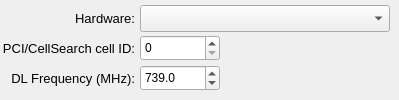
    <widget class="QWidget" name="page_17">
     <widget class="QLabel" name="label2_rf_cellular_tower_hardware">
      <property name="geometry">
       <rect>
        <x>0</x>
        <y>10</y>
        <width>135</width>
        <height>16</height>
       </rect>
      </property>
      <property name="font">
       <font>
        <pointsize>10</pointsize>
       </font>
      </property>
      <property name="text">
       <string>Hardware:</string>
      </property>
      <property name="alignment">
       <set>Qt::AlignRight|Qt::AlignTrailing|Qt::AlignVCenter</set>
      </property>
     </widget>
     <widget class="QLabel" name="label2_rf_cellular_tower_frequency">
      <property name="geometry">
       <rect>
        <x>0</x>
        <y>70</y>
        <width>135</width>
        <height>16</height>
       </rect>
      </property>
      <property name="font">
       <font>
        <pointsize>10</pointsize>
       </font>
      </property>
      <property name="text">
       <string>DL Frequency (MHz):</string>
      </property>
      <property name="alignment">
       <set>Qt::AlignRight|Qt::AlignTrailing|Qt::AlignVCenter</set>
      </property>
     </widget>
     <widget class="QComboBox" name="comboBox_rf_cellular_tower_hardware">
      <property name="geometry">
       <rect>
        <x>140</x>
        <y>5</y>
        <width>250</width>
        <height>27</height>
       </rect>
      </property>
     </widget>
     <widget class="QDoubleSpinBox" name="doubleSpinBox_rf_cellular_tower_frequency">
      <property name="geometry">
       <rect>
        <x>140</x>
        <y>65</y>
        <width>80</width>
        <height>26</height>
       </rect>
      </property>
      <property name="decimals">
       <number>1</number>
      </property>
      <property name="minimum">
       <double>1.000000000000000</double>
      </property>
      <property name="maximum">
       <double>10000.000000000000000</double>
      </property>
      <property name="singleStep">
       <double>1.000000000000000</double>
      </property>
      <property name="value">
       <double>739.000000000000000</double>
      </property>
     </widget>
     <widget class="QLabel" name="label2_rf_cellular_tower_pci">
      <property name="geometry">
       <rect>
        <x>0</x>
        <y>40</y>
        <width>135</width>
        <height>16</height>
       </rect>
      </property>
      <property name="font">
       <font>
        <pointsize>10</pointsize>
       </font>
      </property>
      <property name="text">
       <string>PCI/CellSearch cell ID:</string>
      </property>
      <property name="alignment">
       <set>Qt::AlignRight|Qt::AlignTrailing|Qt::AlignVCenter</set>
      </property>
     </widget>
     <widget class="QSpinBox" name="spinBox_rf_cellular_tower_pci">
      <property name="geometry">
       <rect>
        <x>140</x>
        <y>35</y>
        <width>80</width>
        <height>26</height>
       </rect>
      </property>
      <property name="maximum">
       <number>10000</number>
      </property>
     </widget>
    </widget>
